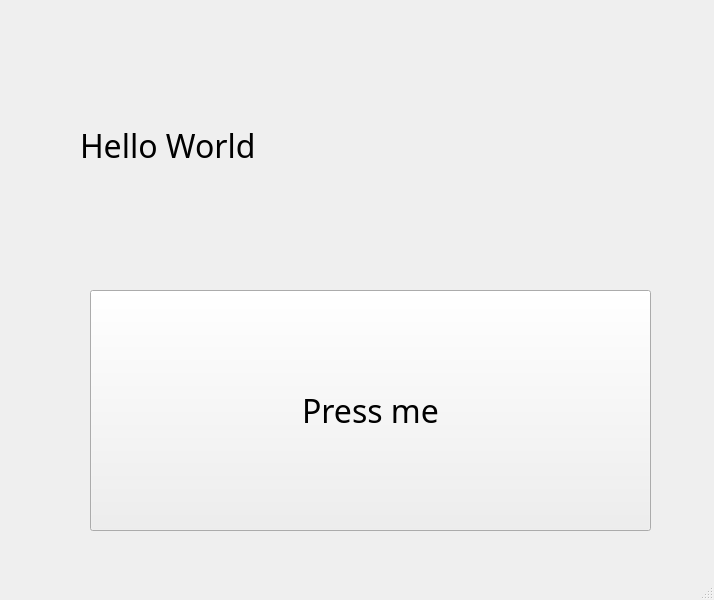
<?xml version="1.0" encoding="UTF-8"?>
<ui version="4.0">
 <class>MainWindow</class>
 <widget class="QMainWindow" name="MainWindow">
  <property name="geometry">
   <rect>
    <x>0</x>
    <y>0</y>
    <width>714</width>
    <height>600</height>
   </rect>
  </property>
  <property name="windowTitle">
   <string>MainWindow</string>
  </property>
  <widget class="QWidget" name="centralwidget">
   <widget class="QPushButton" name="clickme_button">
    <property name="geometry">
     <rect>
      <x>90</x>
      <y>290</y>
      <width>561</width>
      <height>241</height>
     </rect>
    </property>
    <property name="font">
     <font>
      <family>Agency FB</family>
      <pointsize>24</pointsize>
     </font>
    </property>
    <property name="text">
     <string>Press me</string>
    </property>
   </widget>
   <widget class="QLabel" name="Hello_world_label">
    <property name="geometry">
     <rect>
      <x>80</x>
      <y>120</y>
      <width>291</width>
      <height>51</height>
     </rect>
    </property>
    <property name="font">
     <font>
      <family>Agency FB</family>
      <pointsize>24</pointsize>
     </font>
    </property>
    <property name="text">
     <string>Hello World</string>
    </property>
   </widget>
  </widget>
  <widget class="QMenuBar" name="menubar">
   <property name="geometry">
    <rect>
     <x>0</x>
     <y>0</y>
     <width>714</width>
     <height>26</height>
    </rect>
   </property>
  </widget>
  <widget class="QStatusBar" name="statusbar"/>
 </widget>
 <resources/>
 <connections/>
</ui>
